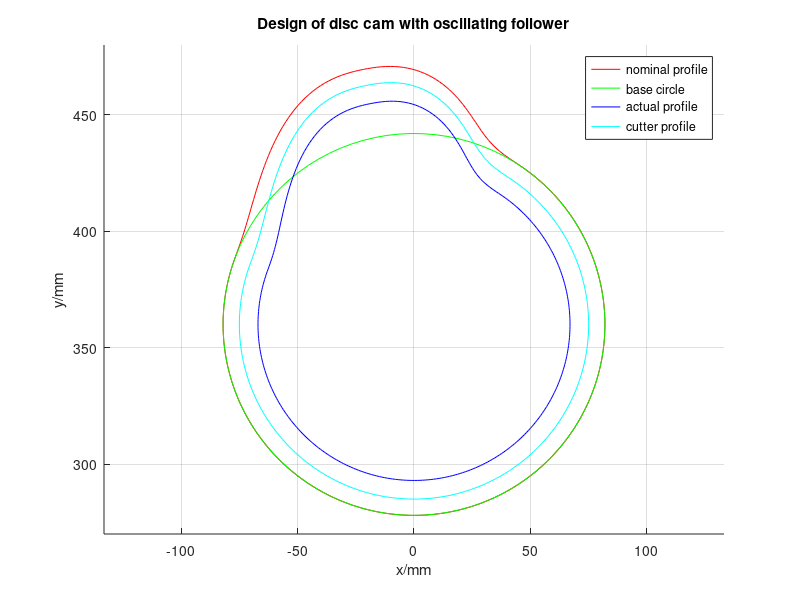
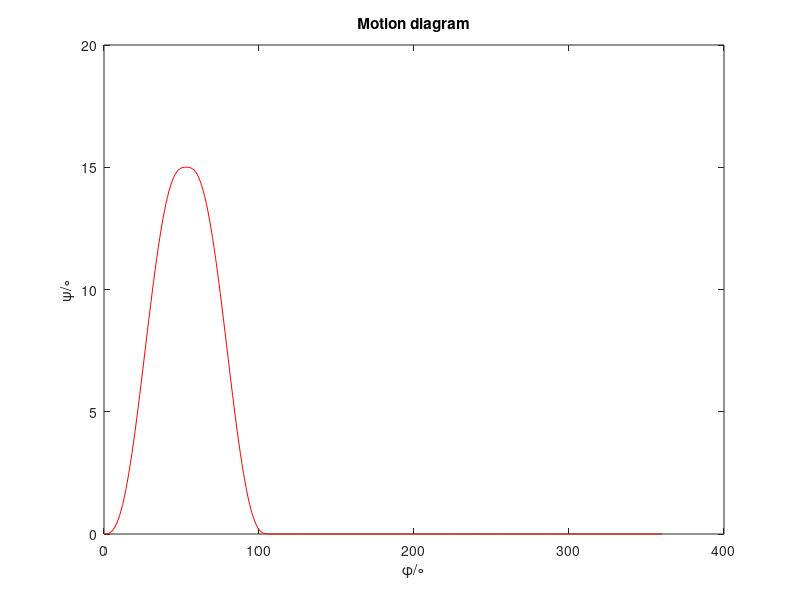

MATLAB code for these plots, in order:

% Profile design for disc cam with oscillating follower
% date: 2018/6/25
% designer: XuanYuan_huan

% the roller radius is 15mm
% the push-travel motion angle is 53 degrees
% the farthest dwell angle is 0 degrees
% the return motion angle is 53 degrees
% the nearest dwell angle is 254 degrees
% push travel is fifth order polynomial motion
% travel distance is 15 degrees
% return travel is also fifth order polynomial motion
% cam rotates clockwise
% allowable push travel pressure angle is 40 degrees
% allowable return travel pressure angle is 50 degrees

clc; clear;

rd = 180/pi;  %rad. -> deg.
dr = pi/180;  %deg. -> rad.

r0 = 70;      %initial base circle radius
rr = 15;      %roller radius
rc = 8;       %cutter radius
psim = 15*dr; %travel distance
l = 122;      %length of following member bar
a = 180;      %length of AF
L_AC = 360.0; %length of AC

deltar0 = 1;  %base circle radius increase value

alpha1allow = 40*dr; %allowable angle for push travel
alpha2allow = 50*dr; %allowable angle for return travel

delta1 = 53*dr;    %push-travel motion angle
delta2 = 0*dr;       %farthest dwell angle
delta3 = 53*dr;    %motion angle for return travel
delta4 = 254*dr;   %nearest dwell angle

%accumulative angle
delta12 = delta1 + delta2;
delta13 = delta1 + delta2 + delta3;
delta14 = delta1 + delta2 + delta3 + delta4;

deltaDeg = 1;         %angle distance
n = 52;
omega1 = 2*pi*n/60;   %angular velocity of cam
deg = 0:deltaDeg:360; %degree of cam
N = length(deg);      %number of points

% initialize matrices
psi = ones(N,1); omega = ones(N,1); alpha = ones(N,1);x = ones(N,1); y = ones(N,1); 
dx = ones(N,1); dy = ones(N,1); ddx = ones(N,1); ddy = ones(N,1);
xr = ones(N,1); yr = ones(N,1); xc = ones(N,1); yc = ones(N,1);

while 1
    
    psi0 = acos((a^2+l^2-r0^2)/(2*a*l));
    rhomin = 1000;deltarhomin = 0;
    alpha1max = 0; deltaalpha1max = 0;
    alpha2max = 0; deltaalpha2max = 0;

    for n = 1:N

        %push travel
        rdeg = deg(n)*dr; % deg. to rad.
        
        if  rdeg <= delta1
            
            T1 = rdeg/delta1;
            
            psi(n) = psim*(10*T1^3 - 15*T1^4 + 6*T1^5);
           
            omega(n) = 30*psim*omega1*T1^2*(1 - 2*T1 + T1^2)/delta1; 
            dpsi = omega(n);
            
            alpha(n) = 60*psim*omega1^2*T1*(1 - 3*T1 + 2*T1^2)/delta1^2;
            ddpsi = alpha(n);
            
            %pressure angle for push travel
            alpha1 = abs(atan((30*l*psim*(T1^2 - 2*T1^3 + T1^4)/delta1 - a*cos(psi0 + psi(n)) + l)/...
                     (a*sin(psi0 + psi(n)))));
            
                %select max pressure angle for push travel
                if  alpha1 > alpha1max
                    alpha1max = alpha1;
                    deltaalpha1max = rdeg;
                end
                
        %farthest dwell angle
        elseif rdeg > delta1 && rdeg <= delta12
                psi(n) = psim; omega(n) = 0;
                dpsi = omega(n);

        %return travel
        elseif rdeg > delta12 && rdeg <= delta13
            
               degback = rdeg - delta12;             
               T2 = degback/delta3;
               
               psi(n) = psim*(1-(10*T2^3 - 15*T2^4 + 6*T2^5));
               
               omega(n) = - 30*psim*omega1*T2^2*(1 - 2*T2 +T2^2)/(delta3);
               dpsi = omega(n);
               
               alpha(n) = - 60*psim*omega1^2*T2*(1 - 3*T2 +2*T2^2)/(delta3)^2;
               ddpsi = alpha(n);

            %pressure angle for return travel
            alpha2 = abs(atan((l*psim*(-30*(T2^2 - 2*T2^3 + T2^4)/delta3) - a*cos(psi0 + psi(n)) + l)/...
                     (a*sin(psi0 + psi(n)))));
            
                %select max pressure angle for return travel
                if alpha2 > alpha2max
                   alpha2max = alpha2;
                   deltaalpha2max = rdeg;
                end

        %nearest dwell angle
        elseif rdeg > delta13 && rdeg <= delta14
               psi(n) = 0; omega(n) = 0;
               dpsi = omega(n);
        end
        
        %------calculating cam profile curve---------------------
        
        %theoretical cam profile
        x(n) = l*sin(psi0 + psi(n) + rdeg) - a*sin(rdeg);
        y(n) = a*cos(rdeg) - l*cos(psi0 + psi(n) + rdeg);
        
        dx(n) = l*cos(psi0 + psi(n) + rdeg) - a*cos(rdeg);
        dy(n) = l*sin(psi0 + psi(n) + rdeg) - a*sin(rdeg);

        %real cam profile
        stheta = dx(n)/(sqrt(dx(n)*dx(n) + dy(n)*dy(n)));
        ctheta = -dy(n)/(sqrt(dx(n)*dx(n) + dy(n)*dy(n)));
        
        %inner envelope profile
        xr(n) = x(n) + rr*ctheta;
        yr(n) = y(n) + rr*stheta;
        
        %cutter profile
        xc(n) = x(n) + (rr - rc)*ctheta;
        yc(n) = y(n) + (rr - rc)*stheta;
        
    end %w.r.t. for

        %If parameters are not suitable, adjust the radius of the base circle
        if alpha1max > alpha1allow || alpha2max > alpha2allow
            r0 = r0 + deltar0;
            continue;
        else
            break;        
        end
        
end %w.r.t. while

%print related parameters and draw cam profile
fprintf('base circle radius\n');
fprintf('%6.4f\n', r0);

fprintf('max angle for push travel, corresponding cam angle\n');
fprintf('%6.4f %6.4f\n',alpha1max*rd,deltaalpha1max*rd);

fprintf('max angle for return travel, corresponding cam angle\n');
fprintf('%6.4f %6.4f\n',alpha2max*rd,deltaalpha2max*rd);

%--------nominal profile points-------------------------------
fprintf('Results: nominal profile points \n' );
fprintf('n   x   y \n');

for i = 1:N
fprintf('%d\t %6.4f\t %6.4f \n', i,x(i),y(i));
end

%--------actual profile points---------------------------------
fprintf('Results: actual profile points \n' );
fprintf('n   x   y \n');

for i = 1:N
fprintf('%d\t %6.4f\t %6.4f \n', i,xr(i),yr(i));
end

%-------------nominal profile----------------------------------
figure(1)
hold on; grid on; axis equal;
title('Design of disc cam with oscillating follower');
xlabel('x/mm');
ylabel('y/mm');
plot(x,y + L_AC, 'r-');
ylim([270,480]);
%------------base circle------------------------------------
ct = linspace(0, 2*pi);
plot(r0*cos(ct), r0*sin(ct) + L_AC, 'g-'); 

%------------actual profile------------------------------------
plot(xr,yr + L_AC, 'b-');

%------------cutter profile------------------------------------
plot(xc,yc + L_AC, 'c-');

legend('nominal profile','base circle','actual profile','cutter profile');

%------------motion diagram------------------------------------
figure(2)
plot(deg,psi*rd,'r-');
title('Motion diagram');
xlabel('\phi/\circ');
ylabel('\psi/\circ');
%-------------end----------------------------------------------

